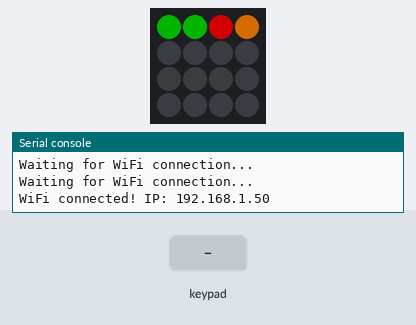
The program below on a simulated Raspberry Pi Pico running MicroPython. Parts: 4×4 RGB LED matrix, the last lines printed to the serial console. The inputs (shaded band) are chosen by the test bench. Dim RGB values are drawn brighter than linear; WiFi joins after 1.5 s; values from a settings file that is not in the repository are placeholders; outgoing connections fail; the clock reads 2024-03-15 10:24:30 at power-on unless the program sets it.

Above: at 2.1 s.
At 4.2 s:
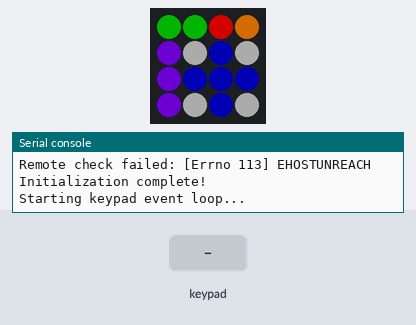
4.3 s: key '4' pressed
6.8 s: keypad keys 1 2 A pressed 0.4 s apart
9.5 s: key '6' pressed
11.0 s: key '8' pressed
Timing chart, 0 to 13.5 s (numbered marks = the images above; inputs shaded):
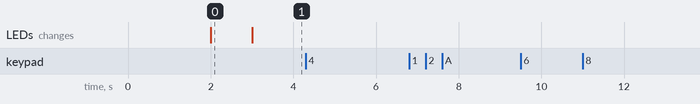

The program:

remote-control.py
```python
"""
Tobot Remote Control - Raspberry Pi Pico W Keypad Controller

Description:
    A firmware application for the Raspberry Pi Pico W with Pimoroni PicoKeypad that acts as
    a wireless remote control for the Tobot robot. Uses WiFi to send HTTP GET requests to the
    Tobot.Host application's /remote endpoint with action query parameters.

Functionality:
    - 16-key keypad control with visual LED feedback
    - WiFi connectivity status indicators (boot, WiFi, remote endpoint)
    - Controller layout: directional arrows (up/down/left/right), center stop button
    - Special function keys: Light On, Light Off, and additional controls
    - Real-time HTTP communication with Tobot.Host /remote endpoint
    - Status LEDs show connection state and system health

Requirements:
    - Raspberry Pi Pico W (WiFi capable)
    - Pimoroni PicoKeypad (16 RGB backlit keys)
    - MicroPython with picokeypad library
    - WiFi credentials in secret.py (copy secret.example.py; SSID and PASSWORD variables)
    - Network access to Tobot.Host application at configured host/port
    - Tobot.Host running with the /remote endpoint accessible (default: pi41:5247/remote)

Configuration:
    - WiFi credentials: Create secret.py with SSID and PASSWORD
    - Remote host: Modify REMOTE_HOST ("pi41") and REMOTE_PORT (5247) as needed
    - Action mappings: Adjust CONTROLLER_ACTIONS dict for custom key bindings

Status Indicators (Top Row):
    - Pad 0 (Boot): Green = booted, Red = not ready
    - Pad 1 (WiFi): Green = connected, Red = disconnected
    - Pad 2 (Remote): Green = endpoint reachable, Red = unreachable
    - Pad 3 (Companion): Orange (reserved for future use)
"""

import time
import picokeypad
import network
import socket
import json


# Import WiFi credentials
try:
    from secret import SSID, PASSWORD
    CREDENTIALS_OK = True
except ImportError:
    print("Error: secret.py not found. Please create secret.py with SSID and PASSWORD variables.")
    SSID = None
    PASSWORD = None
    CREDENTIALS_OK = False


# Color constants
OFF = (0, 0, 0)              # LED off
GREEN = (0, 255, 0)          # Full-bright green
GREEN_DIM = (0, 127, 0)      # Half-bright green for status indicators
RED = (255, 0, 0)            # Full-bright red
BLUE = (0, 0, 255)           # Full-bright blue
BLUE_DIM = (0, 0, 127)       # Half-bright blue for controller arrows
PURPLE = (128, 0, 255)       # Purple for all special function keys
ORANGE = (255, 128, 0)       # Orange (unused)
WHITE_DIM = (96, 96, 96)     # Dim white baseline for non-status keys

# Status pad indices
STATUS_PAD_ROW = 0           # Top status row (keys 0-3)
STATUS_BOOT_PAD = 0          # Boot status indicator pad
STATUS_WIFI_PAD = 1          # WiFi connection indicator pad
STATUS_REMOTE_PAD = 2        # Remote endpoint indicator pad
STATUS_COMPANION_PAD = 3     # Companion device indicator pad (unused)

#controller pad indices
CONTROLLER_UP = 6            # Forward
CONTROLLER_LEFT = 9          # Left
CONTROLLER_STOP = 10         # Stop
CONTROLLER_RIGHT = 11        # Right
CONTROLLER_DOWN = 14         # Backwards

# Special function pads
FUNCTION_KEY_1 = 4           # Special function key 1
FUNCTION_KEY_2 = 8           # Special function key 2
FUNCTION_KEY_3 = 12          # Special function key 3 (orange)

# Status tracking
boot_status = False         # True when booted
wifi_status = False         # True when WiFi connected
remote_status = False       # True when remote endpoint reachable

# Remote endpoint parsing
REMOTE_HOST = "pi41"        # Base URL
REMOTE_PORT = 5247          # Port number
REMOTE_PATH = "/remote"     # Path

# Initialize keypad
keypad = picokeypad.PicoKeypad()
NUM_PADS = keypad.get_num_pads()

# WiFi and network globals
wlan = None

# Controller action mappings
CONTROLLER_ACTIONS = {
    CONTROLLER_UP: "forward",
    CONTROLLER_LEFT: "left",
    CONTROLLER_STOP: "stop",
    CONTROLLER_RIGHT: "right",
    CONTROLLER_DOWN: "backwards",
    FUNCTION_KEY_1: "light-on",
    FUNCTION_KEY_2: "light-off",
}

def update_status_leds():
    """Set status row LEDs from boot/WiFi/SignalR flags and flush to the keypad."""
    # Boot status (first key) - green when booted
    if boot_status:
        keypad.illuminate(STATUS_BOOT_PAD, GREEN_DIM[0], GREEN_DIM[1], GREEN_DIM[2])
    else:
        keypad.illuminate(STATUS_BOOT_PAD, RED[0], RED[1], RED[2])

    # WiFi status (second key) - green when connected
    if wifi_status:
        keypad.illuminate(STATUS_WIFI_PAD, GREEN_DIM[0], GREEN_DIM[1], GREEN_DIM[2])
    else:
        keypad.illuminate(STATUS_WIFI_PAD, RED[0], RED[1], RED[2])

    # Remote status (third key) - green when remote reachable
    if remote_status:
        keypad.illuminate(STATUS_REMOTE_PAD, GREEN_DIM[0], GREEN_DIM[1], GREEN_DIM[2])
    else:
        keypad.illuminate(STATUS_REMOTE_PAD, RED[0], RED[1], RED[2])

    # Companion (second Pi) status
    keypad.illuminate(STATUS_COMPANION_PAD, ORANGE[0], ORANGE[1], ORANGE[2])

    # Update the display
    keypad.update()


def show_controller_pattern():
    """Draw the controller arrows and special keys without clearing the status row."""
    # Set all keys to off first
    for i in range(NUM_PADS):
        if i in (STATUS_BOOT_PAD, STATUS_WIFI_PAD, STATUS_REMOTE_PAD):
            continue  # Preserve status indicators
        keypad.illuminate(i, WHITE_DIM[0], WHITE_DIM[1], WHITE_DIM[2])

    # Display controller pattern with blue dim LEDs
    keypad.illuminate(CONTROLLER_UP, BLUE_DIM[0], BLUE_DIM[1], BLUE_DIM[2])
    keypad.illuminate(CONTROLLER_LEFT, BLUE_DIM[0], BLUE_DIM[1], BLUE_DIM[2])
    keypad.illuminate(CONTROLLER_STOP, BLUE_DIM[0], BLUE_DIM[1], BLUE_DIM[2])
    keypad.illuminate(CONTROLLER_RIGHT, BLUE_DIM[0], BLUE_DIM[1], BLUE_DIM[2])
    keypad.illuminate(CONTROLLER_DOWN, BLUE_DIM[0], BLUE_DIM[1], BLUE_DIM[2])

    # Display special function keys
    keypad.illuminate(FUNCTION_KEY_1, PURPLE[0], PURPLE[1], PURPLE[2])
    keypad.illuminate(FUNCTION_KEY_2, PURPLE[0], PURPLE[1], PURPLE[2])
    keypad.illuminate(FUNCTION_KEY_3, PURPLE[0], PURPLE[1], PURPLE[2])

    # Refresh status LEDs so they stay visible
    update_status_leds()


def http_get(query):
    """Perform a simple HTTP GET to http://pi41:5247/remote with provided query string. Returns (status_code, body)."""
    addr = socket.getaddrinfo(REMOTE_HOST, REMOTE_PORT)[0][-1]
    s = socket.socket()
    s.settimeout(10)
    s.connect(addr)
    full_path = '{}?{}'.format(REMOTE_PATH, query) if query else REMOTE_PATH
    req = (
        "GET {} HTTP/1.1\r\n"
        "Host: {}:{}\r\n"
        "Accept: */*\r\n"
        "Connection: close\r\n\r\n"
    ).format(full_path, REMOTE_HOST, REMOTE_PORT)
    s.send(req)
    data = b""
    while True:
        chunk = s.recv(1024)
        if not chunk:
            break
        data += chunk
    s.close()
    parts = data.split(b"\r\n\r\n", 1)
    header = parts[0]
    body = parts[1] if len(parts) > 1 else b""
    first_line = header.split(b"\r\n", 1)[0]
    try:
        status_code = int(first_line.split()[1])
    except Exception:
        status_code = 0
    return status_code, body


def check_remote_endpoint():
    """Perform a simple GET to verify remote endpoint availability."""
    global remote_status
    if not wifi_status:
        remote_status = False
        return False
    try:
        status_code, _ = http_get("action=ping")
        remote_status = (status_code == 200)
        print("Remote endpoint status:", status_code)
        return remote_status
    except Exception as e:
        print("Remote check failed:", e)
        remote_status = False
        return False


def connect_wifi():
    """Connect to WiFi using secret.py credentials; updates wifi_status and returns success."""
    global wlan, wifi_status

    if not SSID or not PASSWORD:
        print("Missing WiFi credentials (secret.py). Skipping WiFi connection.")
        wifi_status = False
        return False

    print("Connecting to WiFi...")
    wlan = network.WLAN(network.STA_IF)
    wlan.active(True)

    # Connect to network
    wlan.connect(SSID, PASSWORD)

    # Wait for connection with timeout
    timeout = 10
    start_time = time.time()
    while not wlan.isconnected() and (time.time() - start_time) < timeout:
        print("Waiting for WiFi connection...")
        time.sleep(1)

    if wlan.isconnected():
        print(f"WiFi connected! IP: {wlan.ifconfig()[0]}")
        wifi_status = True
        return True
    else:
        print("WiFi connection failed!")
        wifi_status = False
        return False


def initialize():
    """Boot sequence: check creds, set boot flag, connect WiFi, check remote, render LEDs."""
    global boot_status

    print("Booting remote control...")

    if not CREDENTIALS_OK:
        print("Cannot start: secret.py with SSID and PASSWORD is missing.")
        return

    # Mark as booted
    boot_status = True
    update_status_leds()

    # Connect to WiFi
    connect_wifi()
    update_status_leds()

    # Check remote endpoint availability
    check_remote_endpoint()
    update_status_leds()

    # Show controller pattern
    show_controller_pattern()

    print("Initialization complete!")


def send_action(action):
    """Send a simple GET request to remote endpoint with action parameter."""
    if not wifi_status:
        print("WiFi not connected")
        return False
    try:
        status, body = http_get('action={}'.format(action))
        print('Action', action, 'status:', status)
        ok = (status == 200)
        if not ok:
            # Mark remote as failed and refresh entire display
            global remote_status
            remote_status = False
            show_controller_pattern()
        return ok
    except Exception as e:
        print('Action failed:', e)
        # Mark remote as failed and refresh entire display
        global remote_status
        remote_status = False
        show_controller_pattern()
        return False


def cleanup():
    """Disconnect WiFi safely during shutdown."""
    global wlan
    if wlan:
        try:
            if wlan.isconnected():
                wlan.disconnect()
        except Exception:
            pass
    print("Cleanup complete")


def handle_keypad_events():
    """Main loop to handle keypad button presses and send actions."""
    print("Starting keypad event loop...")
    last_button_states = 0
    last_refresh = 0
    refresh_interval = 1  # Refresh display every 1 second

    while True:
        # Read current button states
        button_states = keypad.get_button_states()

        # Check each controller pad
        for pad_index, action in CONTROLLER_ACTIONS.items():
            # Check if this button is newly pressed (bit set in current, not in last)
            button_bit = 1 << pad_index
            if (button_states & button_bit) and not (last_button_states & button_bit):
                print(f"Pad {pad_index} pressed, sending action: {action}")
                send_action(action)

        # Update last state
        last_button_states = button_states

        # Periodic display refresh to keep LEDs active
        current_time = time.time()
        if current_time - last_refresh > refresh_interval:
            show_controller_pattern()
            last_refresh = current_time

        # Small delay to avoid CPU spinning
        time.sleep(0.05)


# Main execution
if __name__ == "__main__":
    initialize()
    handle_keypad_events()
```

Measured:
- what the display in image 0 shows lasts 1.0 s, from 2.0 s to 3.0 s
